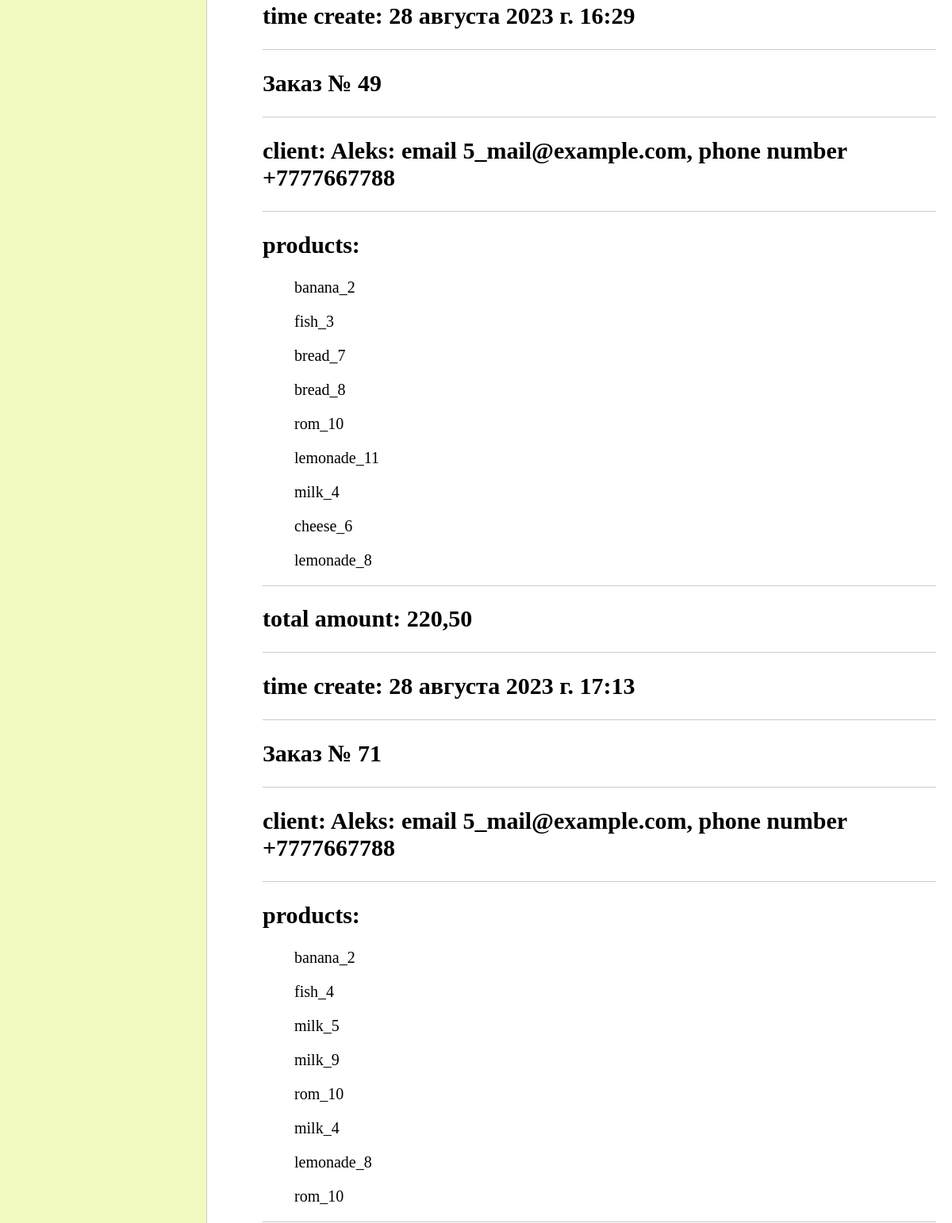
The page /hw2/client_orders/6/ (middle part) on the database as committed earlier.
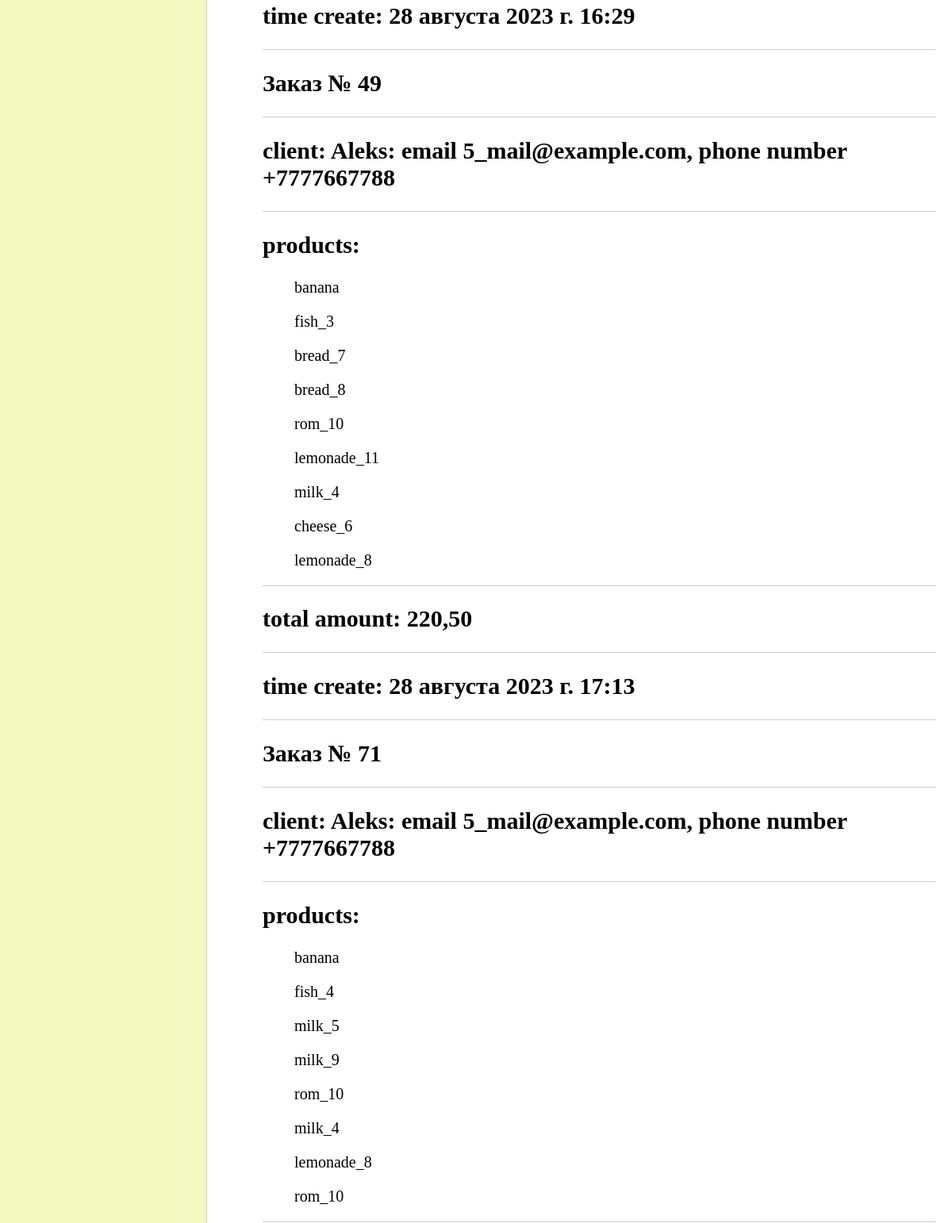
The same page on the database as committed later.
### hw_2_app/models.py (models this page shows, shortened)
class Product(models.Model):
    name = models.CharField(max_length=100, verbose_name="Название")
    photo = models.ImageField(upload_to="photos/%Y/%m/%d/", verbose_name="Фото", blank=True)
    description = models.TextField(verbose_name="Описание")
    price = models.DecimalField(max_digits=10, decimal_places=2, verbose_name="Цена")
    quantity = models.DecimalField(max_digits=10, decimal_places=2, verbose_name="Количество")
    time_create = models.DateTimeField(auto_now_add=True, verbose_name="дата добавления")
    class Meta:
        verbose_name = 'Продукты'
        verbose_name_plural = 'Продукты'

### hw_2_app/views.py (the view)
# urls.py: path('client_orders/<int:client_id>/', client_orders, name='client_orders'),
def client_orders(request, client_id):
    now = datetime.now()
    week = now - timedelta(days=7)
    month = now - timedelta(days=30)
    year = now - timedelta(days=365)
    orders_week = Order.objects.\
                filter(client__pk=client_id, time_create__gte=week, time_create__lte=now).\
                order_by('time_create')
    orders_month = Order.objects.\
                filter(client__pk=client_id, time_create__gte=month, time_create__lte=week).\
                order_by('time_create')
    orders_year = Order.objects.\
                filter(client__pk=client_id, time_create__gte=year, time_create__lte=month).\
                order_by('time_create')
    context = {'menu': menu,
            'title': 'Заказы клиента',
            "orders_week": orders_week,
            "orders_month": orders_month,
            "orders_year": orders_year}
    return render(request, 'hw_2_app/client_orders.html', context=context)

### hw_2_app/models.py (called while the page is built)
    def __str__(self):
        return f'{self.name}: email {self.email}, phone number {self.phone}'

### hw_2_app/templates/hw_2_app/client_orders.html (shortened to what this page needs)
{% extends 'hw_2_app/base.html' %}
{% block content %}
<ul class="list-articles">
	{% for o in orders_month %}
	<li><h2>Заказ № {{o.pk}}</h2>
	<li><h2>client: {{ o.client }}</h2>
	<li><h2>products: </h2>
		<ul>{% for p in o.product.all.distinct %}
			<p> {{ p.name }} </p>
			{% endfor %}
		</ul>
	<li><h2>total amount: {{ o.total_amount }}</h2>
	<li><h2>time create: {{ o.time_create }}</h2>
	{% endfor %}
</ul>
{% endblock %}

Rows that differ between the two databases and show on the page:
changed Product: name "banana_2" → "banana"
